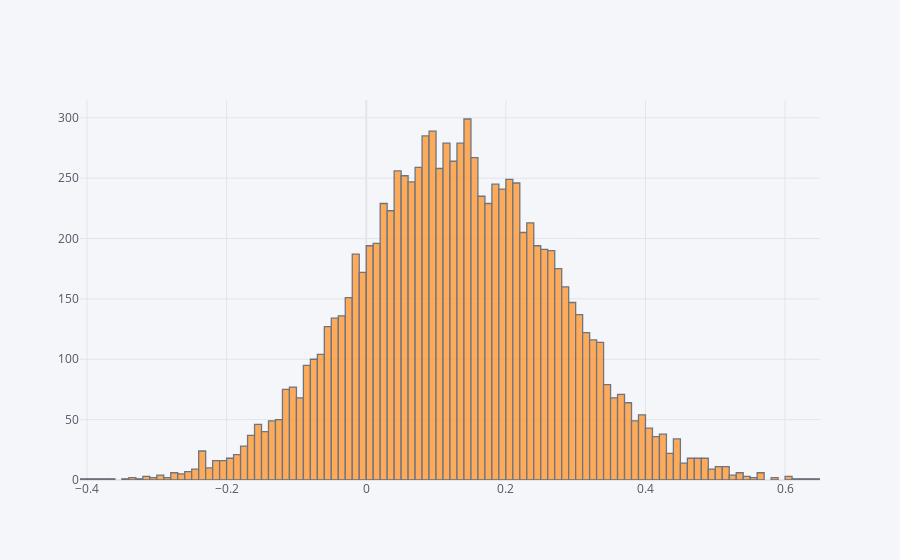

Here is the notebook cell this chart was saved with:
### Code cell
r['rp'].iplot('hist')

### Figure 1 — Plotly figure (JSON) as saved in the notebook; plotly's stock layout.template omitted (floating-point values rounded to 4 significant figures; data arrays with more than 128 entries replaced by an {"elided": "..."} marker saying what was removed)
{"data": [{"histfunc": "count", "histnorm": "", "marker": {"color": "rgba(255, 153, 51, 1.0)", "line": {"color": "#4D5663", "width": 1.3}}, "name": "rp", "opacity": 0.8, "orientation": "v", "type": "histogram", "x": {"elided": "10000 float values"}}], "layout": {"barmode": "overlay", "legend": {"bgcolor": "#F5F6F9", "font": {"color": "#4D5663"}}, "paper_bgcolor": "#F5F6F9", "plot_bgcolor": "#F5F6F9", "title": {"font": {"color": "#4D5663"}}, "xaxis": {"gridcolor": "#E1E5ED", "showgrid": true, "tickfont": {"color": "#4D5663"}, "title": {"font": {"color": "#4D5663"}, "text": ""}, "zerolinecolor": "#E1E5ED"}, "yaxis": {"gridcolor": "#E1E5ED", "showgrid": true, "tickfont": {"color": "#4D5663"}, "title": {"font": {"color": "#4D5663"}, "text": ""}, "zerolinecolor": "#E1E5ED"}}}
